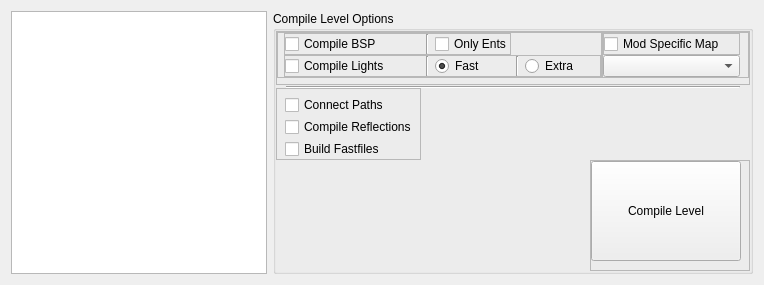
               <widget class="QWidget" name="levelTab">
                <attribute name="title">
                 <string>Level</string>
                </attribute>
                <layout class="QHBoxLayout" name="horizontalLayout_4">
                 <item>
                  <widget class="QListWidget" name="compile_mapname_list">
                   <property name="sizePolicy">
                    <sizepolicy hsizetype="Fixed" vsizetype="Expanding">
                     <horstretch>0</horstretch>
                     <verstretch>0</verstretch>
                    </sizepolicy>
                   </property>
                  </widget>
                 </item>
                 <item>
                  <widget class="QGroupBox" name="compileLevelOptionsArea">
                   <property name="title">
                    <string>Compile Level Options</string>
                   </property>
                   <layout class="QVBoxLayout" name="verticalLayout_9">
                    <property name="spacing">
                     <number>0</number>
                    </property>
                    <property name="leftMargin">
                     <number>0</number>
                    </property>
                    <property name="topMargin">
                     <number>0</number>
                    </property>
                    <property name="rightMargin">
                     <number>0</number>
                    </property>
                    <property name="bottomMargin">
                     <number>0</number>
                    </property>
                    <item>
                     <widget class="QFrame" name="CLO_Frame_3">
                      <property name="sizePolicy">
                       <sizepolicy hsizetype="Expanding" vsizetype="Fixed">
                        <horstretch>0</horstretch>
                        <verstretch>0</verstretch>
                       </sizepolicy>
                      </property>
                      <property name="frameShape">
                       <enum>QFrame::StyledPanel</enum>
                      </property>
                      <property name="frameShadow">
                       <enum>QFrame::Raised</enum>
                      </property>
                      <layout class="QHBoxLayout" name="horizontalLayout_9">
                       <property name="spacing">
                        <number>0</number>
                       </property>
                       <property name="leftMargin">
                        <number>0</number>
                       </property>
                       <property name="topMargin">
                        <number>0</number>
                       </property>
                       <property name="rightMargin">
                        <number>0</number>
                       </property>
                       <property name="bottomMargin">
                        <number>6</number>
                       </property>
                       <item>
                        <widget class="QFrame" name="CLO_Frame_6">
                         <property name="sizePolicy">
                          <sizepolicy hsizetype="Fixed" vsizetype="Fixed">
                           <horstretch>0</horstretch>
                           <verstretch>0</verstretch>
                          </sizepolicy>
                         </property>
                         <property name="frameShape">
                          <enum>QFrame::StyledPanel</enum>
                         </property>
                         <property name="frameShadow">
                          <enum>QFrame::Raised</enum>
                         </property>
                         <layout class="QVBoxLayout" name="verticalLayout_11">
                          <property name="spacing">
                           <number>0</number>
                          </property>
                          <property name="leftMargin">
                           <number>6</number>
                          </property>
                          <property name="topMargin">
                           <number>0</number>
                          </property>
                          <property name="rightMargin">
                           <number>0</number>
                          </property>
                          <property name="bottomMargin">
                           <number>0</number>
                          </property>
                          <item>
                           <widget class="QFrame" name="CLO_Frame_8">
                            <property name="sizePolicy">
                             <sizepolicy hsizetype="Fixed" vsizetype="Fixed">
                              <horstretch>0</horstretch>
                              <verstretch>0</verstretch>
                             </sizepolicy>
                            </property>
                            <property name="frameShape">
                             <enum>QFrame::StyledPanel</enum>
                            </property>
                            <property name="frameShadow">
                             <enum>QFrame::Raised</enum>
                            </property>
                            <layout class="QHBoxLayout" name="horizontalLayout_10">
                             <property name="spacing">
                              <number>6</number>
                             </property>
                             <property name="leftMargin">
                              <number>0</number>
                             </property>
                             <property name="topMargin">
                              <number>0</number>
                             </property>
                             <property name="rightMargin">
                              <number>0</number>
                             </property>
                             <property name="bottomMargin">
                              <number>0</number>
                             </property>
                             <item>
                              <widget class="QCheckBox" name="compileBspCheckbox">
                               <property name="sizePolicy">
                                <sizepolicy hsizetype="Fixed" vsizetype="Fixed">
                                 <horstretch>0</horstretch>
                                 <verstretch>0</verstretch>
                                </sizepolicy>
                               </property>
                               <property name="minimumSize">
                                <size>
                                 <width>135</width>
                                 <height>0</height>
                                </size>
                               </property>
                               <property name="maximumSize">
                                <size>
                                 <width>135</width>
                                 <height>16777215</height>
                                </size>
                               </property>
                               <property name="styleSheet">
                                <string notr="true"/>
                               </property>
                               <property name="text">
                                <string>Compile BSP</string>
                               </property>
                              </widget>
                             </item>
                             <item>
                              <widget class="Line" name="line_4">
                               <property name="orientation">
                                <enum>Qt::Vertical</enum>
                               </property>
                              </widget>
                             </item>
                             <item>
                              <widget class="QCheckBox" name="onlyEntsCheckbox">
                               <property name="sizePolicy">
                                <sizepolicy hsizetype="Fixed" vsizetype="Fixed">
                                 <horstretch>0</horstretch>
                                 <verstretch>0</verstretch>
                                </sizepolicy>
                               </property>
                               <property name="minimumSize">
                                <size>
                                 <width>75</width>
                                 <height>0</height>
                                </size>
                               </property>
                               <property name="maximumSize">
                                <size>
                                 <width>75</width>
                                 <height>16777215</height>
                                </size>
                               </property>
                               <property name="text">
                                <string>Only Ents</string>
                               </property>
                              </widget>
                             </item>
                            </layout>
                           </widget>
                          </item>
                          <item>
                           <widget class="QFrame" name="CLO_Frame_9">
                            <property name="sizePolicy">
                             <sizepolicy hsizetype="Fixed" vsizetype="Fixed">
                              <horstretch>0</horstretch>
                              <verstretch>0</verstretch>
                             </sizepolicy>
                            </property>
                            <property name="frameShape">
                             <enum>QFrame::StyledPanel</enum>
                            </property>
                            <property name="frameShadow">
                             <enum>QFrame::Raised</enum>
                            </property>
                            <layout class="QHBoxLayout" name="horizontalLayout_8">
                             <property name="spacing">
                              <number>6</number>
                             </property>
                             <property name="leftMargin">
                              <number>0</number>
                             </property>
                             <property name="topMargin">
                              <number>0</number>
                             </property>
                             <property name="rightMargin">
                              <number>0</number>
                             </property>
                             <property name="bottomMargin">
                              <number>0</number>
                             </property>
                             <item>
                              <widget class="QCheckBox" name="compileLightsCheckbox">
                               <property name="sizePolicy">
                                <sizepolicy hsizetype="Fixed" vsizetype="Fixed">
                                 <horstretch>0</horstretch>
                                 <verstretch>0</verstretch>
                                </sizepolicy>
                               </property>
                               <property name="minimumSize">
                                <size>
                                 <width>135</width>
                                 <height>0</height>
                                </size>
                               </property>
                               <property name="maximumSize">
                                <size>
                                 <width>135</width>
                                 <height>16777215</height>
                                </size>
                               </property>
                               <property name="text">
                                <string>Compile Lights</string>
                               </property>
                              </widget>
                             </item>
                             <item>
                              <widget class="Line" name="line">
                               <property name="orientation">
                                <enum>Qt::Vertical</enum>
                               </property>
                              </widget>
                             </item>
                             <item>
                              <widget class="QRadioButton" name="compileLightsFastCheckbox">
                               <property name="sizePolicy">
                                <sizepolicy hsizetype="Fixed" vsizetype="Fixed">
                                 <horstretch>0</horstretch>
                                 <verstretch>0</verstretch>
                                </sizepolicy>
                               </property>
                               <property name="minimumSize">
                                <size>
                                 <width>75</width>
                                 <height>0</height>
                                </size>
                               </property>
                               <property name="maximumSize">
                                <size>
                                 <width>75</width>
                                 <height>16777215</height>
                                </size>
                               </property>
                               <property name="text">
                                <string>Fast</string>
                               </property>
                               <property name="checked">
                                <bool>true</bool>
                               </property>
                              </widget>
                             </item>
                             <item>
                              <widget class="Line" name="line_2">
                               <property name="orientation">
                                <enum>Qt::Vertical</enum>
                               </property>
                              </widget>
                             </item>
                             <item>
                              <widget class="QRadioButton" name="compileLightsExtraCheckbox">
                               <property name="sizePolicy">
                                <sizepolicy hsizetype="Fixed" vsizetype="Fixed">
                                 <horstretch>0</horstretch>
                                 <verstretch>0</verstretch>
                                </sizepolicy>
                               </property>
                               <property name="minimumSize">
                                <size>
                                 <width>75</width>
                                 <height>0</height>
                                </size>
                               </property>
                               <property name="maximumSize">
                                <size>
                                 <width>75</width>
                                 <height>16777215</height>
                                </size>
                               </property>
                               <property name="text">
                                <string>Extra</string>
                               </property>
                              </widget>
                             </item>
                            </layout>
                           </widget>
                          </item>
                         </layout>
                        </widget>
                       </item>
                       <item>
                        <widget class="QFrame" name="CLO_Frame_7">
                         <property name="sizePolicy">
                          <sizepolicy hsizetype="Expanding" vsizetype="Fixed">
                           <horstretch>0</horstretch>
                           <verstretch>0</verstretch>
                          </sizepolicy>
                         </property>
                         <property name="frameShape">
                          <enum>QFrame::StyledPanel</enum>
                         </property>
                         <property name="frameShadow">
                          <enum>QFrame::Raised</enum>
                         </property>
                         <layout class="QVBoxLayout" name="verticalLayout_12">
                          <property name="spacing">
                           <number>0</number>
                          </property>
                          <property name="leftMargin">
                           <number>0</number>
                          </property>
                          <property name="topMargin">
                           <number>0</number>
                          </property>
                          <property name="rightMargin">
                           <number>8</number>
                          </property>
                          <property name="bottomMargin">
                           <number>0</number>
                          </property>
                          <item>
                           <widget class="QFrame" name="frame_10">
                            <property name="sizePolicy">
                             <sizepolicy hsizetype="Fixed" vsizetype="Fixed">
                              <horstretch>0</horstretch>
                              <verstretch>0</verstretch>
                             </sizepolicy>
                            </property>
                            <property name="frameShape">
                             <enum>QFrame::StyledPanel</enum>
                            </property>
                            <property name="frameShadow">
                             <enum>QFrame::Raised</enum>
                            </property>
                            <layout class="QHBoxLayout" name="horizontalLayout_11">
                             <property name="spacing">
                              <number>6</number>
                             </property>
                             <property name="leftMargin">
                              <number>0</number>
                             </property>
                             <property name="topMargin">
                              <number>0</number>
                             </property>
                             <property name="rightMargin">
                              <number>0</number>
                             </property>
                             <property name="bottomMargin">
                              <number>0</number>
                             </property>
                             <item>
                              <widget class="QCheckBox" name="modSpecificMapCheckbox">
                               <property name="sizePolicy">
                                <sizepolicy hsizetype="Fixed" vsizetype="Fixed">
                                 <horstretch>0</horstretch>
                                 <verstretch>0</verstretch>
                                </sizepolicy>
                               </property>
                               <property name="minimumSize">
                                <size>
                                 <width>135</width>
                                 <height>0</height>
                                </size>
                               </property>
                               <property name="maximumSize">
                                <size>
                                 <width>135</width>
                                 <height>16777215</height>
                                </size>
                               </property>
                               <property name="text">
                                <string>Mod Specific Map</string>
                               </property>
                              </widget>
                             </item>
                            </layout>
                           </widget>
                          </item>
                          <item>
                           <widget class="QComboBox" name="modSpecificMapList">
                            <property name="sizePolicy">
                             <sizepolicy hsizetype="Expanding" vsizetype="Fixed">
                              <horstretch>0</horstretch>
                              <verstretch>0</verstretch>
                             </sizepolicy>
                            </property>
                           </widget>
                          </item>
                         </layout>
                        </widget>
                       </item>
                      </layout>
                     </widget>
                    </item>
                    <item>
                     <widget class="Line" name="line_5">
                      <property name="minimumSize">
                       <size>
                        <width>0</width>
                        <height>0</height>
                       </size>
                      </property>
                      <property name="styleSheet">
                       <string notr="true">#line_5 {margin: 10;}</string>
                      </property>
                      <property name="midLineWidth">
                       <number>0</number>
                      </property>
                      <property name="orientation">
                       <enum>Qt::Horizontal</enum>
                      </property>
                     </widget>
                    </item>
                    <item>
                     <widget class="QFrame" name="CLO_Frame_4">
                      <property name="sizePolicy">
                       <sizepolicy hsizetype="Fixed" vsizetype="Fixed">
                        <horstretch>0</horstretch>
                        <verstretch>0</verstretch>
                       </sizepolicy>
                      </property>
                      <property name="frameShape">
                       <enum>QFrame::StyledPanel</enum>
                      </property>
                      <property name="frameShadow">
                       <enum>QFrame::Raised</enum>
                      </property>
                      <layout class="QVBoxLayout" name="verticalLayout_10">
                       <property name="spacing">
                        <number>2</number>
                       </property>
                       <property name="leftMargin">
                        <number>8</number>
                       </property>
                       <property name="topMargin">
                        <number>6</number>
                       </property>
                       <property name="rightMargin">
                        <number>0</number>
                       </property>
                       <property name="bottomMargin">
                        <number>0</number>
                       </property>
                       <item>
                        <widget class="QCheckBox" name="connectPathsCheckbox">
                         <property name="sizePolicy">
                          <sizepolicy hsizetype="Fixed" vsizetype="Fixed">
                           <horstretch>0</horstretch>
                           <verstretch>0</verstretch>
                          </sizepolicy>
                         </property>
                         <property name="minimumSize">
                          <size>
                           <width>135</width>
                           <height>0</height>
                          </size>
                         </property>
                         <property name="maximumSize">
                          <size>
                           <width>135</width>
                           <height>16777215</height>
                          </size>
                         </property>
                         <property name="text">
                          <string>Connect Paths</string>
                         </property>
                        </widget>
                       </item>
                       <item>
                        <widget class="QCheckBox" name="compileReflectionsCheckbox">
                         <property name="sizePolicy">
                          <sizepolicy hsizetype="Fixed" vsizetype="Fixed">
                           <horstretch>0</horstretch>
                           <verstretch>0</verstretch>
                          </sizepolicy>
                         </property>
                         <property name="minimumSize">
                          <size>
                           <width>135</width>
                           <height>0</height>
                          </size>
                         </property>
                         <property name="maximumSize">
                          <size>
                           <width>135</width>
                           <height>16777215</height>
                          </size>
                         </property>
                         <property name="text">
                          <string>Compile Reflections</string>
                         </property>
                        </widget>
                       </item>
                       <item>
                        <widget class="QCheckBox" name="buildLevelFastfilesCheckbox">
                         <property name="sizePolicy">
                          <sizepolicy hsizetype="Fixed" vsizetype="Fixed">
                           <horstretch>0</horstretch>
                           <verstretch>0</verstretch>
                          </sizepolicy>
                         </property>
                         <property name="minimumSize">
                          <size>
                           <width>135</width>
                           <height>0</height>
                          </size>
                         </property>
                         <property name="maximumSize">
                          <size>
                           <width>135</width>
                           <height>16777215</height>
                          </size>
                         </property>
                         <property name="text">
                          <string>Build Fastfiles</string>
                         </property>
                        </widget>
                       </item>
                      </layout>
                     </widget>
                    </item>
                    <item alignment="Qt::AlignRight|Qt::AlignBottom">
                     <widget class="QFrame" name="CLO_Frame_5">
                      <property name="sizePolicy">
                       <sizepolicy hsizetype="Fixed" vsizetype="Fixed">
                        <horstretch>0</horstretch>
                        <verstretch>0</verstretch>
                       </sizepolicy>
                      </property>
                      <property name="frameShape">
                       <enum>QFrame::StyledPanel</enum>
                      </property>
                      <property name="frameShadow">
                       <enum>QFrame::Raised</enum>
                      </property>
                      <layout class="QHBoxLayout" name="horizontalLayout_7">
                       <property name="spacing">
                        <number>0</number>
                       </property>
                       <property name="leftMargin">
                        <number>0</number>
                       </property>
                       <property name="topMargin">
                        <number>0</number>
                       </property>
                       <property name="rightMargin">
                        <number>8</number>
                       </property>
                       <property name="bottomMargin">
                        <number>9</number>
                       </property>
                       <item>
                        <widget class="QPushButton" name="compileLevelBtn">
                         <property name="sizePolicy">
                          <sizepolicy hsizetype="Fixed" vsizetype="Fixed">
                           <horstretch>0</horstretch>
                           <verstretch>0</verstretch>
                          </sizepolicy>
                         </property>
                         <property name="minimumSize">
                          <size>
                           <width>150</width>
                           <height>100</height>
                          </size>
                         </property>
                         <property name="maximumSize">
                          <size>
                           <width>150</width>
                           <height>100</height>
                          </size>
                         </property>
                         <property name="text">
                          <string>Compile Level</string>
                         </property>
                        </widget>
                       </item>
                      </layout>
                     </widget>
                    </item>
                   </layout>
                  </widget>
                 </item>
                </layout>
               </widget>
